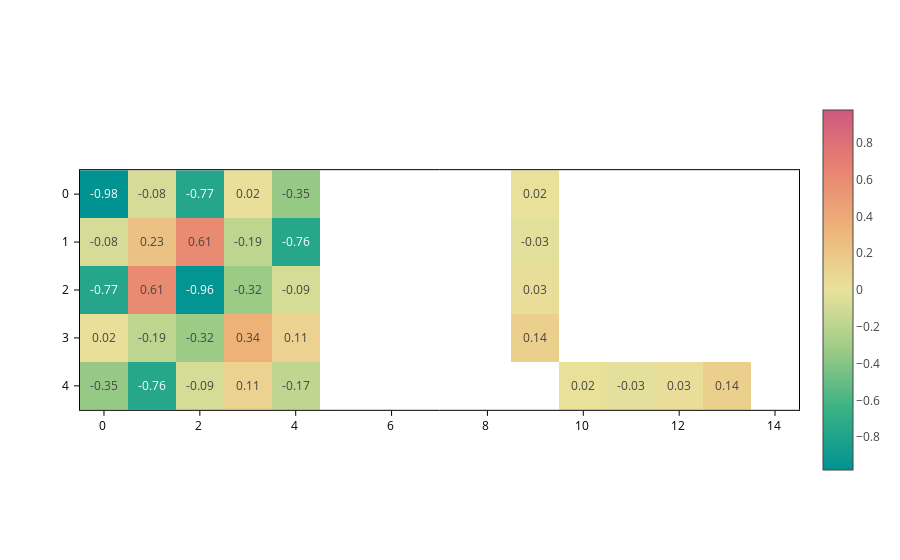

The code cell stored with this chart in its notebook:
### Markdown cell above
## Show values as text

Colors are nice to give you a quick impression of the relative magnitude of the matrix elements. However, you might want to know the exact value. Although `plotly` shows them when you pass the mouse over the matrix elements, sometimes it might be more convenient to directly display them on top.

To do this, you need to pass a formatting string to the `text` input. For example, to show two decimals:

### Code cell
plot.update_inputs(text=".2f")

### Figure 1 — Plotly figure (JSON) as saved in the notebook; plotly's stock layout.template omitted (floating-point values rounded to 4 significant figures)
{"data": [{"coloraxis": "coloraxis", "meta": {}, "opacity": 1, "texttemplate": "%{z:.2f}", "type": "heatmap", "z": [[-0.9789, -0.0809, -0.7685, 0.02144, -0.3461, NaN, NaN, NaN, NaN, 0.01656, NaN, NaN, NaN, NaN, NaN], [-0.0809, 0.2269, 0.6052, -0.1912, -0.7612, NaN, NaN, NaN, NaN, -0.02839, NaN, NaN, NaN, NaN, NaN], [-0.7685, 0.6052, -0.959, -0.3245, -0.09065, NaN, NaN, NaN, NaN, 0.03193, NaN, NaN, NaN, NaN, NaN], [0.02144, -0.1912, -0.3245, 0.341, 0.1142, NaN, NaN, NaN, NaN, 0.1379, NaN, NaN, NaN, NaN, NaN], [-0.3461, -0.7612, -0.09065, 0.1142, -0.1735, NaN, NaN, NaN, NaN, NaN, 0.01656, -0.02839, 0.03193, 0.1379, NaN]], "zsmooth": false}], "layout": {"coloraxis": {"cmid": 0, "colorscale": [[0.0, "rgb(0, 147, 146)"], [0.1667, "rgb(57, 177, 133)"], [0.3333, "rgb(156, 203, 134)"], [0.5, "rgb(233, 226, 156)"], [0.6667, "rgb(238, 180, 121)"], [0.8333, "rgb(232, 132, 113)"], [1.0, "rgb(207, 89, 126)"]], "showscale": true}, "scene": {"aspectmode": "data", "xaxis": {"range": [-0.5, 14.5]}, "yaxis": {"range": [4.5, -0.5]}}, "xaxis": {"constrain": "domain", "range": [-0.5, 14.5], "scaleanchor": "y", "scaleratio": 1}, "yaxis": {"constrain": "domain", "range": [4.5, -0.5]}}}
